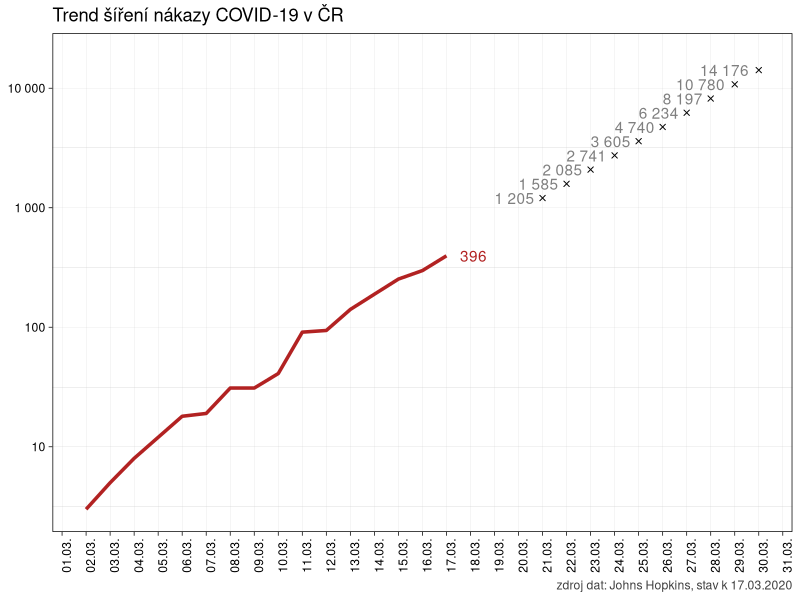
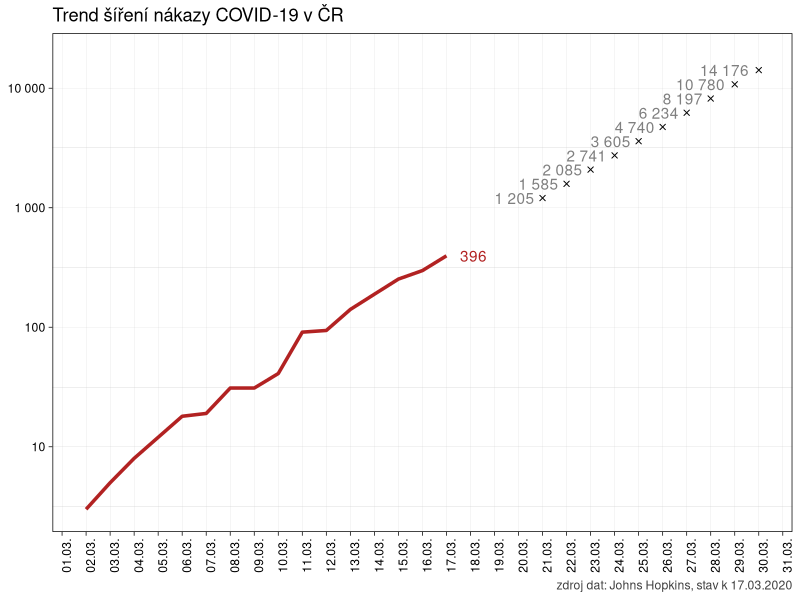
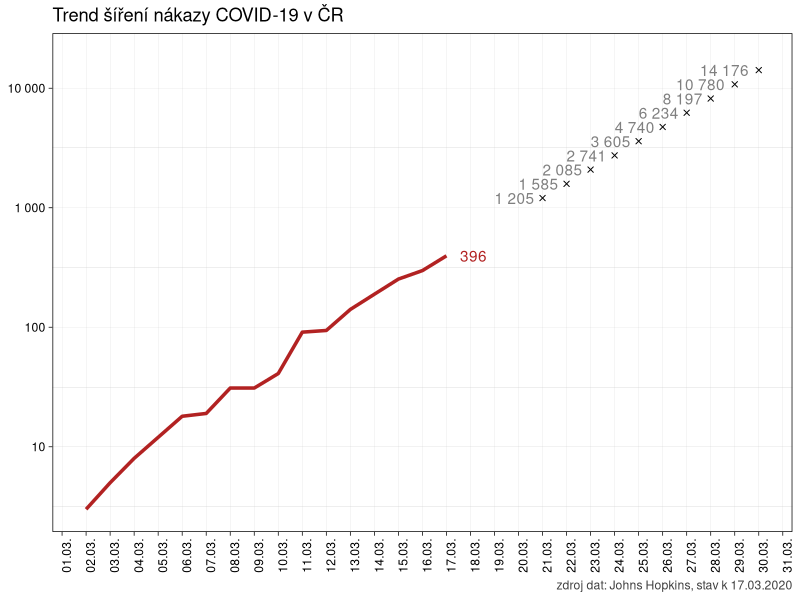

The R script that drew these images, in order:
# vytvořit a uložit graf jako obrázek

library(tidyverse)

pdf.options(encoding = "ISOLatin2") # aby nepadal pandoc na konverzi češtiny v nadpisech grafů

clean_data <- read_csv2("./data/raw_data.csv") %>%
  filter(zeme == "Czechia" & pocet > 0) %>%
  mutate(den = lubridate::day(datum))

trend <- nls(pocet ~ a * (1 + r)^(den),
  data = subset(clean_data, den < 21),
  start = list(a = 1, r = .01)
)

budoucnost <- data.frame(den = 21:31)

predpoved <- data.frame(
  datum = c(as.Date("2020-03-21"):as.Date("2020-03-31")) %>% as.Date(origin = as.Date("1970-01-01")),
  pocet = predict(trend, newdata = budoucnost)
)

ggplot(data = clean_data, aes(x = datum, y = pocet)) +
  geom_text(
    data = predpoved, aes(
      x = datum, y = pocet,
      label = formatC(pocet, big.mark = " ", format = "f", digits = 0)
    ),
    hjust = 1.2,
    color = "gray50"
  ) +
  geom_line(color = "firebrick", lwd = 1.2) +
  geom_point(data = predpoved, aes(
    x = datum, y = pocet), pch = 4) +
  geom_text(data = slice(clean_data, which.max(datum)), aes(
    x = datum, y = pocet,
    label = formatC(pocet, big.mark = " ", format = "f", digits = 0)
  ), hjust = -.5, color = "firebrick") +
  labs(
    title = "Trend šíření nákazy COVID-19 v ČR",
    color = "Počet nakažených",
    caption = paste("zdroj dat: Johns Hopkins, stav k", max(clean_data$datum) %>%
      format(format = "%d.%m.%Y"))
  ) +
  scale_x_date(
    date_breaks = "1 day",
    minor_breaks = NULL,
    labels = scales::date_format(format = "%d.%m."),
    limits = as.Date(c("2020-03-02", "2020-03-30"))
  ) +
  scale_y_log10(labels = scales::number_format()) +
  theme_linedraw() +
  theme(
    axis.text.x = element_text(angle = 90),
    axis.title = element_blank(),
    panel.grid.major = element_line(color = "gray75"),
    plot.caption = element_text(color = "gray25")
  )

ggsave("./img/obrazek.pdf", dpi = 300, units = "cm", width = 25, height = 16)
ggsave("./img/obrazek.png", dpi = 300, units = "cm", width = 25, height = 16)
